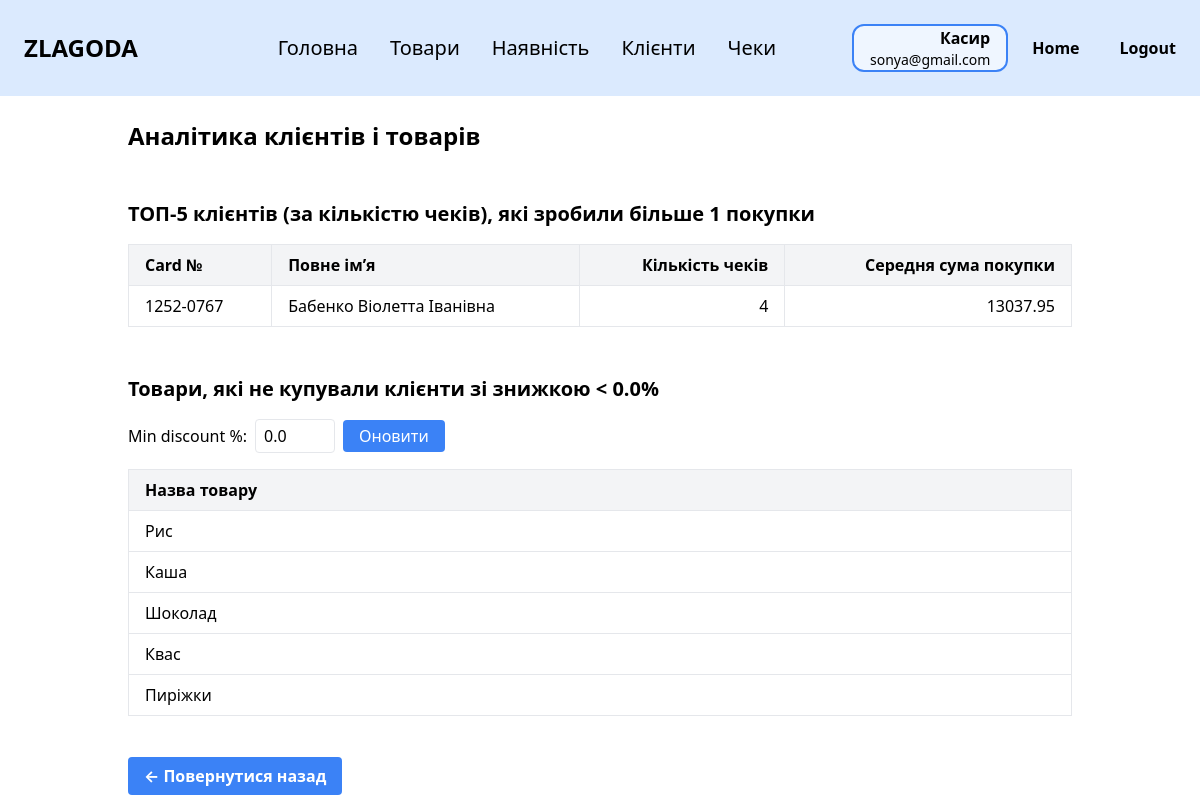
The app's page /clientssql (signed in) with its own data.
### tables this page shows
CREATE TABLE employee (
                id INTEGER PRIMARY KEY,
                last_name TEXT NOT NULL,
                first_name TEXT NOT NULL,
                middle_name TEXT,
                position TEXT NOT NULL,
                salary REAL NOT NULL,
                start_date DATE NOT NULL,
                birth_date DATE NOT NULL,
                phone TEXT NOT NULL,
                city TEXT NOT NULL,
                street TEXT NOT NULL,
                postal_code TEXT NOT NULL,
                password TEXT NOT NULL,
                email TEXT NOT NULL UNIQUE
            );

CREATE TABLE customer_card (
                card_number TEXT PRIMARY KEY,
                last_name TEXT NOT NULL,
                first_name TEXT NOT NULL,
                middle_name TEXT,
                phone TEXT NOT NULL,
                city TEXT NOT NULL,
                street TEXT NOT NULL,
                postal_code TEXT NOT NULL,
                discount_percent REAL DEFAULT 0
            );

CREATE TABLE product (
                id INTEGER PRIMARY KEY,
                name TEXT NOT NULL,
                manufacturer TEXT NOT NULL,
                specifications TEXT,
                category_number INTEGER NOT NULL,
                FOREIGN KEY (category_number) REFERENCES category (category_number)
            );

### zlg_website/views/home_welcome.py (the view)
@views.route('/clientssql', methods=['GET'])
@login_required
def clients_sql():
    min_discount = request.args.get('min_discount', default=0.0, type=float)
    sql_1 = text("""
                SELECT
    c.card_number,
    c.last_name || ' ' || c.first_name || ' ' || c.middle_name AS full_name,
    COUNT(DISTINCT r.receipt_number) AS receipt_count,
    ROUND(AVG(
        (SELECT SUM(ri.quantity * sp.price)
         FROM receipt_item ri
         JOIN store_product sp ON ri.upc = sp.upc
         WHERE ri.receipt_number = r.receipt_number)
    ), 2) AS avg_purchase_sum
FROM customer_card c
JOIN receipt r ON r.customer_card_number = c.card_number
GROUP BY c.card_number
HAVING COUNT(DISTINCT r.receipt_number) > 1
ORDER BY avg_purchase_sum DESC
LIMIT 5;
            """)
    top_clients = db.session.execute(sql_1).mappings().all()
    sql_2 = text("""
SELECT DISTINCT p.name
FROM product p
JOIN store_product sp ON sp.product_id = p.id
JOIN receipt_item ri ON ri.upc = sp.upc
JOIN receipt r ON r.receipt_number = ri.receipt_number
JOIN customer_card c ON c.card_number = r.customer_card_number
WHERE p.id NOT IN (
    SELECT p2.id
    FROM product p2
    JOIN store_product sp2 ON sp2.product_id = p2.id
    JOIN receipt_item ri2 ON ri2.upc = sp2.upc
    JOIN receipt r2 ON r2.receipt_number = ri2.receipt_number
    JOIN customer_card c2 ON c2.card_number = r2.customer_card_number
    WHERE c2.discount_percent < :min_discount OR c2.discount_percent IS NULL
)
LIMIT 5;""")
    unsold_products = db.session.execute(sql_2, {'min_discount': min_discount}).mappings().all()
    return render_template(
        "clientssql.html",
        user=current_user,
        top_clients=top_clients,
        unsold_products=unsold_products,
        min_discount=min_discount
    )

### zlg_website/__init__.py (called while the page is built)
def create_app():
    app = Flask(__name__)
    app.config['SECRET_KEY'] = 'zlagoda'
    app.config['SQLALCHEMY_DATABASE_URI'] = f'sqlite:///{os.path.join(app.instance_path, DB_NAME)}'
    app.config['SQLALCHEMY_TRACK_MODIFICATIONS'] = False
    db.init_app(app)
    from .views import views
    from .auth import auth
    app.register_blueprint(views, url_prefix='/')
    app.register_blueprint(auth, url_prefix='/')
    from .models import Employee, Category, Product
    with app.app_context():
        if database_is_empty(app):
            create_database(app)
    login_manager = LoginManager()
    login_manager.login_view = 'auth.login'
    login_manager.init_app(app)
    @login_manager.user_loader
    def load_user(id):
        return Employee.get_by_id(id)
    return app

### zlg_website/models.py (called while the page is built)
   @staticmethod
   def get_by_id(id):
       result = db.session.execute(text("SELECT * FROM employee WHERE id = :id"), {"id": id}).fetchone()
       if result:
           return Employee(
               id=result.id,
               last_name=result.last_name,
               first_name=result.first_name,
               middle_name=result.middle_name,
               position=result.position,
               salary=result.salary,
               start_date=result.start_date,
               birth_date=result.birth_date,
               phone=result.phone,
               city=result.city,
               street=result.street,
               postal_code=result.postal_code,
               password=result.password,
               email=result.email
           )
       return None

### zlg_website/templates/clientssql.html
{% extends "base.html" %}
{% block content %}
<div class="container mx-auto p-6 space-y-12">
  <h1 class="text-2xl font-bold">Аналітика клієнтів і товарів</h1>
  <section class="space-y-4">
    <h2 class="text-xl font-semibold">ТОП-5 клієнтів (за кількістю чеків), які зробили більше 1 покупки</h2>
    <table class="min-w-full border-collapse border">
      <thead>
        <tr class="bg-gray-100">
          <th class="border px-4 py-2 text-left">Card №</th>
          <th class="border px-4 py-2 text-left">Повне ім’я</th>
          <th class="border px-4 py-2 text-right">Кількість чеків</th>
          <th class="border px-4 py-2 text-right">Середня сума покупки</th>
        </tr>
      </thead>
      <tbody>
        {% for row in top_clients %}
        <tr class="hover:bg-gray-50">
          <td class="border px-4 py-2">{{ row.card_number }}</td>
          <td class="border px-4 py-2">{{ row.full_name }}</td>
          <td class="border px-4 py-2 text-right">{{ row.receipt_count }}</td>
          <td class="border px-4 py-2 text-right">{{ row.avg_purchase_sum }}</td>
        </tr>
        {% else %}
        <tr>
          <td colspan="4" class="border px-4 py-2 text-center">Немає даних</td>
        </tr>
        {% endfor %}
      </tbody>
    </table>
  </section>
  <section class="space-y-4">
    <h2 class="text-xl font-semibold">Товари, які не купували клієнти зі знижкою &lt; {{ min_discount }}%</h2>
    <form method="GET" action="{{ url_for('views.clients_sql') }}" class="flex items-center space-x-2">
      <label>Min discount %:</label>
      <input type="number" name="min_discount" step="0.1" min="0"
             value="{{ min_discount }}"
             class="w-20 px-2 py-1 border rounded"/>
      <button type="submit" class="px-4 py-1 bg-blue-500 text-white rounded hover:bg-blue-600">
        Оновити
      </button>
    </form>
    <table class="min-w-full border-collapse border">
      <thead>
        <tr class="bg-gray-100">
          <th class="border px-4 py-2 text-left">Назва товару</th>
        </tr>
      </thead>
      <tbody>
        {% for row in unsold_products %}
        <tr class="hover:bg-gray-50">
          <td class="border px-4 py-2">{{ row.name }}</td>
        </tr>
        {% else %}
        <tr>
          <td class="border px-4 py-2 text-center">Немає даних</td>
        </tr>
        {% endfor %}
      </tbody>
    </table>
  </section>
<div class="mt-12 ">
        <a href="{{ url_for('views.home') }}" class=" bg-blue-500 hover:bg-blue-600 text-white font-bold py-2 px-4 rounded ml-1000">
            ← Повернутися назад
        </a>
    </div>
</div>
{% endblock %}

### zlg_website/templates/base.html (shortened to what this page needs)
<!DOCTYPE html>
<html lang="en">
<head>
    <link rel="stylesheet" href="https://cdn.jsdelivr.net/npm/tailwindcss@2.2.19/dist/tailwind.min.css">
</head>
<body class="bg-white text-black">
<nav class="bg-blue-100 p-6">
    <div class="flex items-center justify-between">
        <div class="text-black text-2xl font-black mr-16">ZLAGODA</div>
        {% if user.is_authenticated %}
        <div class="flex gap-8 max-md:gap-5 max-sm:hidden">
            <a href="/" class="text-xl cursor-pointer max-md:text-base">Головна</a>
            {% if user.position == 'Менеджер' %}
            <a href="/employees" class="text-xl cursor-pointer max-md:text-base">Працівники</a>
            <a href="/categories" class="text-xl cursor-pointer max-md:text-base">Категорії</a>
            <a href="/products" class="text-xl cursor-pointer max-md:text-base">Товари</a>
            <a href="/stock" class="text-xl cursor-pointer max-md:text-base">Наявність</a>
            <a href="/clients" class="text-xl cursor-pointer max-md:text-base">Клієнти</a>
            <a href="/receipts" class="text-xl cursor-pointer max-md:text-base">Чеки</a>
            {% elif user.position == 'Касир' %}
            <a href="/products" class="text-xl cursor-pointer max-md:text-base">Товари</a>
            <a href="/stock" class="text-xl cursor-pointer max-md:text-base">Наявність</a>
            <a href="/clients" class="text-xl cursor-pointer max-md:text-base">Клієнти</a>
            <a href="/receipts" class="text-xl cursor-pointer max-md:text-base">Чеки</a>
            {% endif %}
        </div>
        {% endif %}
        {% if user.is_authenticated %}
        <div class="flex items-center gap-6">
            <div class="px-4 border-2 border-blue-500 rounded-xl bg-blue-50 text-right">
                <p class="text-base font-semibold">
                    {% if user.position == 'Касир' %}
                    Касир
                    {% elif user.position == 'Менеджер' %}
                    Менеджер
                    {% else %}
                    {{ user.position }}
                    {% endif %}
                </p>
                <p class="text-sm">{{ user.email }}</p>
            </div>
            <a href="/welcome" class="text-black font-bold mr-4">Home</a>
            <a href="/logout" class="text-black font-bold">Logout</a>
        </div>
        {% else %}
        <a href="/login" class="text-black font-bold">Login</a>
        {% endif %}
    </div>
</nav>
<div class="container mx-auto px-4">
    {% block content %}{% endblock %}
</div>
</body>
</html>

### records on screen
employee: email "sonya@gmail.com"
customer_card: card_number "1252-0767"
product: name "Рис"
product: name "Каша"
product: name "Шоколад"
product: name "Квас"

### other values on screen
{{ row.full_name }} "Бабенко Віолетта Іванівна"
{{ row.receipt_count }} "4"
{{ row.avg_purchase_sum }} "13037.95"
{{ min_discount }} "0.0"
{{ row.name }} "Пиріжки"
